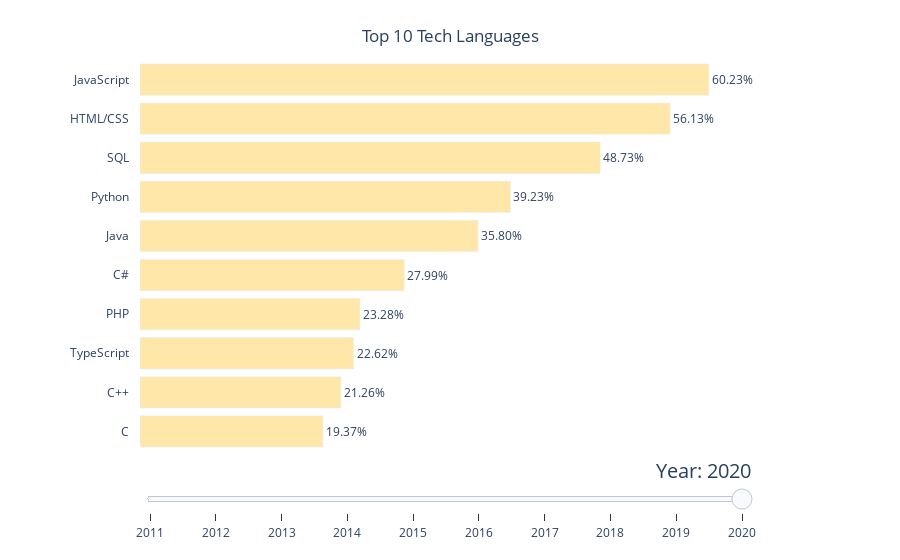

The notebook cell this image was saved under:
### Code cell
fig = px.bar(
    concat_programming_languages, x="percentage", y="language", text="percentage",
    animation_frame="year", 
    color_discrete_sequence=['rgb(255, 231, 169)'],
    hover_data={'year': False, 'language': True, 'percentage':':.2%',},
)
        
slider_duration = 400
for step in range(len(fig.layout.sliders[0].steps)):
    fig.layout.sliders[0].steps[step].args[1]['transition'] = {"duration": slider_duration, "easing": "cubic-in-out"}
    fig.layout.sliders[0].steps[step].args[1]['frame'] = {'duration': slider_duration, 'redraw': True}

# button_duration = 1000
# fig.layout.updatemenus[0].buttons[0].args[1]["transition"]["duration"] = button_duration
# fig.layout.updatemenus[0].buttons[0].args[1]["frame"]["duration"] = button_duration
fig.layout.updatemenus[0].buttons = None
fig.layout.sliders[0]['x'] = 0
fig.layout.sliders[0]['y'] = 0.15
fig.layout.sliders[0]['currentvalue'] = {
    "font": {"size": 20},
    "prefix": "Year: ",
    "visible": True,
    "xanchor": "right"
}

textposition='outside'
hovertemplate = "%{y}: %{x:.2%}<br>"+"<extra></extra>"
for frame in fig.frames:
    frame.data[0]['hovertemplate'] = hovertemplate
    frame.data[0]['textposition'] = textposition

# changing default active plot 
last_frame_index = len(fig.layout.sliders[0].steps) - 1
fig.layout.sliders[0]['active'] = last_frame_index
fig.data = None
fig.add_trace(fig.frames[last_frame_index].data[0])

fig.update_layout(
    showlegend=False,
    xaxis=dict(
        showgrid=False,
        showline=False,
        zeroline=False,
        showticklabels=False,
        title='',
        range=[0, 0.72]
    ),
    yaxis=dict(
        title='',
        showgrid=False,
        showline=False,
        zeroline=False,
        ticks= "outside", 
        tickcolor= 'white', 
        ticklen= 8,
    ),
    title=dict(
        text= "Top 10 Tech Languages",
        x=0.5,
        xanchor='center',
        yanchor='top'
    ),
    plot_bgcolor='rgba(0,0,0,0)',
    margin= {'l': 140},
)

fig.update_traces(
    texttemplate='%{text:.2%}',
    textposition=textposition,
    hovertemplate = hovertemplate
)

fig.show()

### Figure 1 — Plotly figure (JSON) as saved in the notebook; plotly's stock layout.template omitted (floating-point values rounded to 4 significant figures)
{"data": [{"alignmentgroup": "True", "customdata": [[2020, "C", 0.1937], [2020, "C++", 0.2126], [2020, "TypeScript", 0.2262], [2020, "PHP", 0.2328], [2020, "C#", 0.2799], [2020, "Java", 0.358], [2020, "Python", 0.3923], [2020, "SQL", 0.4873], [2020, "HTML/CSS", 0.5613], [2020, "JavaScript", 0.6023]], "hovertemplate": "%{y}: %{x:.2%}<br><extra></extra>", "legendgroup": "", "marker": {"color": "rgb(255, 231, 169)"}, "name": "", "offsetgroup": "", "orientation": "h", "showlegend": false, "text": [0.1937, 0.2126, 0.2262, 0.2328, 0.2799, 0.358, 0.3923, 0.4873, 0.5613, 0.6023], "textposition": "outside", "texttemplate": "%{text:.2%}", "type": "bar", "x": [0.1937, 0.2126, 0.2262, 0.2328, 0.2799, 0.358, 0.3923, 0.4873, 0.5613, 0.6023], "xaxis": "x", "y": ["C", "C++", "TypeScript", "PHP", "C#", "Java", "Python", "SQL", "HTML/CSS", "JavaScript"], "yaxis": "y"}], "layout": {"autosize": true, "barmode": "relative", "legend": {"tracegroupgap": 0}, "margin": {"l": 140, "t": 60}, "plot_bgcolor": "rgba(0, 0, 0, 0)", "showlegend": false, "sliders": [{"active": 9, "currentvalue": {"font": {"size": 20}, "prefix": "Year: ", "visible": true, "xanchor": "right"}, "len": 0.9, "pad": {"b": 10, "t": 60}, "steps": [{"args": [["2011"], {"frame": {"duration": 400, "redraw": true}, "fromcurrent": true, "mode": "immediate", "transition": {"duration": 400, "easing": "cubic-in-out"}}], "label": "2011", "method": "animate"}, {"args": [["2012"], {"frame": {"duration": 400, "redraw": true}, "fromcurrent": true, "mode": "immediate", "transition": {"duration": 400, "easing": "cubic-in-out"}}], "label": "2012", "method": "animate"}, {"args": [["2013"], {"frame": {"duration": 400, "redraw": true}, "fromcurrent": true, "mode": "immediate", "transition": {"duration": 400, "easing": "cubic-in-out"}}], "label": "2013", "method": "animate"}, {"args": [["2014"], {"frame": {"duration": 400, "redraw": true}, "fromcurrent": true, "mode": "immediate", "transition": {"duration": 400, "easing": "cubic-in-out"}}], "label": "2014", "method": "animate"}, {"args": [["2015"], {"frame": {"duration": 400, "redraw": true}, "fromcurrent": true, "mode": "immediate", "transition": {"duration": 400, "easing": "cubic-in-out"}}], "label": "2015", "method": "animate"}, {"args": [["2016"], {"frame": {"duration": 400, "redraw": true}, "fromcurrent": true, "mode": "immediate", "transition": {"duration": 400, "easing": "cubic-in-out"}}], "label": "2016", "method": "animate"}, {"args": [["2017"], {"frame": {"duration": 400, "redraw": true}, "fromcurrent": true, "mode": "immediate", "transition": {"duration": 400, "easing": "cubic-in-out"}}], "label": "2017", "method": "animate"}, {"args": [["2018"], {"frame": {"duration": 400, "redraw": true}, "fromcurrent": true, "mode": "immediate", "transition": {"duration": 400, "easing": "cubic-in-out"}}], "label": "2018", "method": "animate"}, {"args": [["2019"], {"frame": {"duration": 400, "redraw": true}, "fromcurrent": true, "mode": "immediate", "transition": {"duration": 400, "easing": "cubic-in-out"}}], "label": "2019", "method": "animate"}, {"args": [["2020"], {"frame": {"duration": 400, "redraw": true}, "fromcurrent": true, "mode": "immediate", "transition": {"duration": 400, "easing": "cubic-in-out"}}], "label": "2020", "method": "animate"}], "x": 0, "xanchor": "left", "y": 0.15, "yanchor": "top"}], "title": {"text": "Top 10 Tech Languages", "x": 0.5, "xanchor": "center", "yanchor": "top"}, "updatemenus": [{"direction": "left", "pad": {"r": 10, "t": 70}, "showactive": false, "type": "buttons", "x": 0.1, "xanchor": "right", "y": 0, "yanchor": "top"}], "xaxis": {"anchor": "y", "domain": [0, 1], "range": [0, 0.72], "showgrid": false, "showline": false, "showticklabels": false, "title": {"text": ""}, "type": "linear", "zeroline": false}, "yaxis": {"anchor": "x", "autorange": true, "domain": [0, 1], "range": [-0.5, 9.5], "showgrid": false, "showline": false, "tickcolor": "white", "ticklen": 8, "ticks": "outside", "title": {"text": ""}, "type": "category", "zeroline": false}}}
